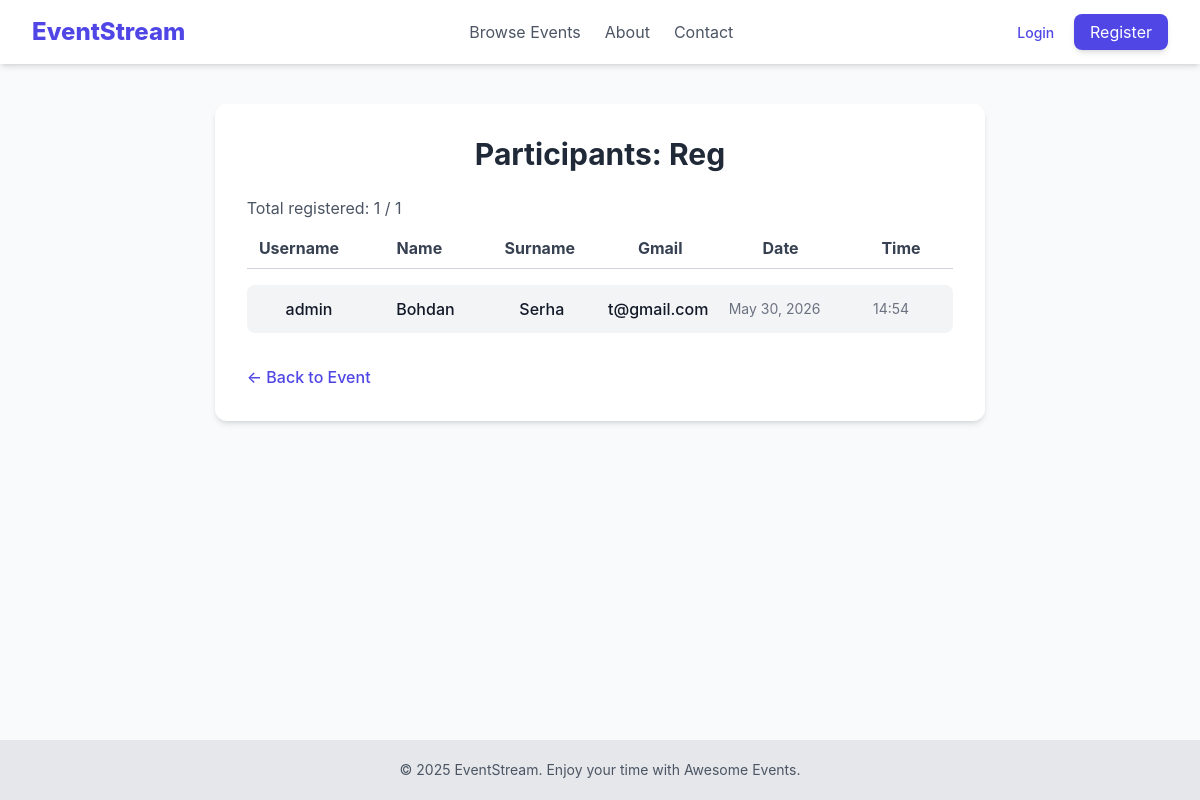
Before: /events/7/info with the older database file.
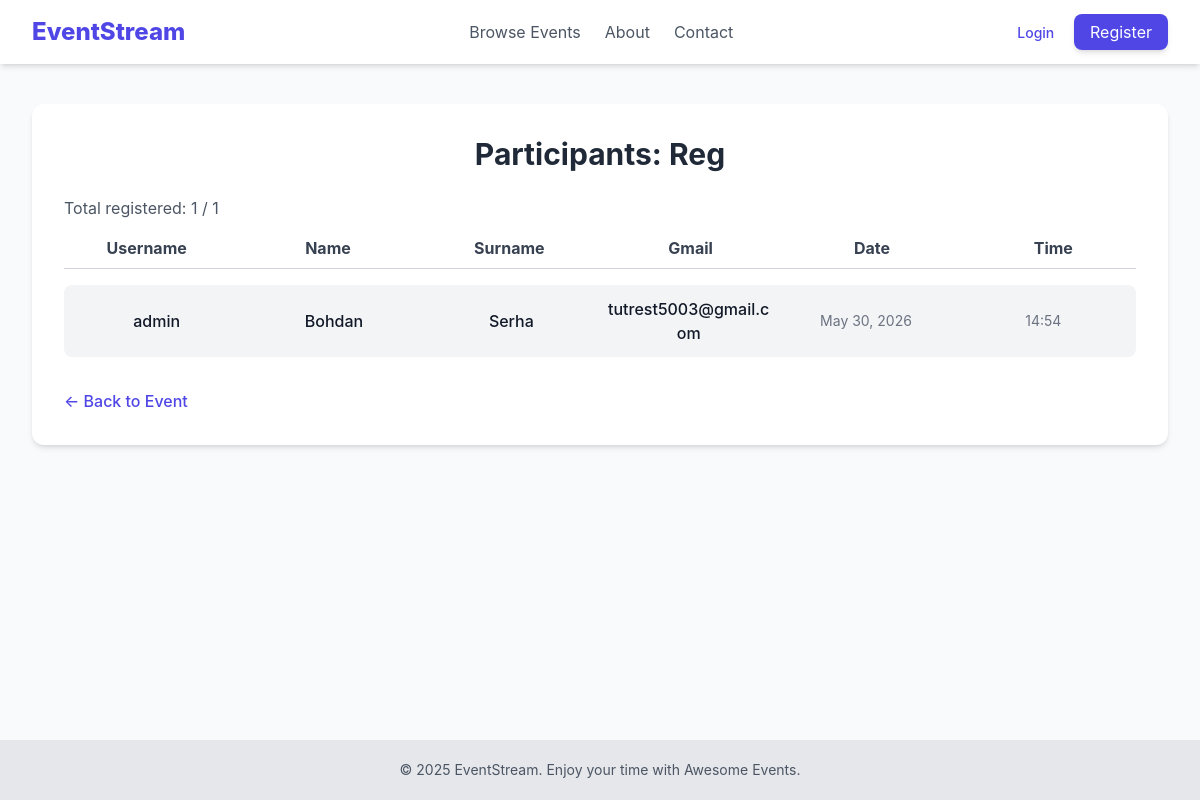
After: the same page with the newer database file.
### events/models.py (models this page shows, shortened)
class Event(models.Model):
    title = models.CharField(max_length=200)
    description = models.TextField()
    location = models.CharField(max_length=255)
    date_time = models.DateTimeField()
    creator = models.ForeignKey(settings.AUTH_USER_MODEL, on_delete=models.CASCADE)
    created_at = models.DateTimeField(auto_now_add=True)
    updated_at = models.DateTimeField(auto_now=True)
    max_attendance = models.IntegerField(default=0, blank=True)

### registrations/models.py (models this page shows, shortened)
class Registration(models.Model):
    user = models.ForeignKey(
        settings.AUTH_USER_MODEL,
        on_delete=models.CASCADE,
        related_name='registrations'
    )
    event = models.ForeignKey(
        Event,
        on_delete=models.CASCADE,
        related_name='attendees'
    )
    registered_at = models.DateTimeField(auto_now_add=True)
    class Meta:
        unique_together = ('user', 'event')
        verbose_name = 'Registration'
        verbose_name_plural = 'Registrations'

### users/models.py (models this page shows, shortened)
class CustomUser(AbstractUser):
    username = models.CharField(max_length=200, unique=True)
    email = models.EmailField(null=True)
    first_name = models.CharField(max_length=20, blank=True)
    last_name = models.CharField(max_length=20, blank=True)
    subscribed_to_event = models.BooleanField(default=False)
    is_moderator = models.BooleanField(
        default=False,
        help_text='User is moderator or not.'
    )

### events/views.py (the view)
# urls.py: path('<int:pk>/info', views.ParticipantDetailView.as_view(), name='participants'),
class ParticipantDetailView(DetailView):
    model = Event
    context_object_name = 'event'
    template_name = 'events/event_participants.html'
    def get_context_data(self, **kwargs):
        context = super().get_context_data(**kwargs)
        context['participants'] = self.object.attendees.all()
        return context

### events/templates/events/event_participants.html (shortened to what this page needs)
{% extends "base.html" %}
{% block content %}
<div class="max-w-7xl mx-auto bg-white p-8 rounded-xl shadow-md">
    <h1 class="text-3xl font-bold text-gray-800 mb-6 text-center">Participants: {{ event.title }}</h1>
    {% if event.max_attendance > 0 %}
        <p class="text-gray-600 mb-4">Total registered: {{ participants.count }} / {{ event.max_attendance }}</p>
    {% else %}
    <p class="text-gray-600 mb-4">Total registered: {{ participants.count }} </p>
    {% endif %}
    <div class="grid grid-cols-6 gap-4 pb-2 border-b border-gray-300 font-bold text-gray-700 mb-4">
        <div class="text-center">Username</div>
        <div class="text-center">Name</div>
        <div class="text-center">Surname</div>
        <div class="text-center">Gmail</div>
        <div class="text-center">Date</div>
        <div class="text-center">Time</div>
    </div>
    <ul class="space-y-4 divide-y divide-gray-200 ">
        {% for reg in participants %}
            <li class="grid grid-cols-6 p-3 text-center bg-gray-100 gap-4 items-center rounded-lg ">
                <span class="font-medium text-gray-900 break-all">{{ reg.user.username }}</span>
                <span class="font-medium text-gray-900 break-all">{{ reg.user.first_name }}</span>
                <span class="font-medium text-gray-900 break-all">{{ reg.user.last_name }}</span>
                <span class="font-medium text-gray-900 break-all">{{ reg.user.email }}</span>
                <span class="text-sm text-gray-500">{{ reg.registered_at|date:"M d, Y" }}</span>
                <span class="text-sm text-gray-500">{{ reg.registered_at|time:"H:i" }}</span>
            </li>
        {% empty %}
            <li class="py-4 text-gray-500 italic">No participants yet.</li>
        {% endfor %}
    </ul>
    <div class="mt-8">
        <a href="{% url 'event_detail' event.pk %}" class="text-indigo-600 hover:text-indigo-800 font-medium">
            &larr; Back to Event
        </a>
    </div>
</div>
{% endblock %}

### templates/base.html (shortened to what this page needs)
<!DOCTYPE html>
<html lang="en">
<head>
    <script src="https://cdn.tailwindcss.com"></script>
</head>
<body class="min-h-screen bg-gray-50 text-gray-800 flex flex-col">
    <header class="bg-white shadow-md">
        <nav class="max-w-7xl mx-auto px-4 sm:px-6 lg:px-8 py-4 flex justify-between items-center">
            <a href="{% url 'home' %}" class="text-2xl font-extrabold text-indigo-600 hover:text-indigo-800 transition duration-150">
                EventStream
            </a>
            <div class="hidden md:flex space-x-6">
                <a href="{% url 'event_list' %}" class="text-gray-600 hover:text-indigo-600 transition duration-150">Browse Events</a>
                <a href="{% url 'about' %}" class="text-gray-600 hover:text-indigo-600 transition duration-150">About</a>
                <a href="{% url 'contact' %}" class="text-gray-600 hover:text-indigo-600 transition duration-150">Contact</a>
            </div>
            <div class="space-x-4">
                {% if user.is_authenticated %}
                    <a href="{% url 'profile' %}" class="text-sm font-medium text-gray-600 hover:text-indigo-600">
                        Hello, {{ user.username }}!
                    </a>
                    <form method="post" action="{% url 'logout' %}" class="inline-block">
                        {% csrf_token %}
                        <button type="submit"
                                class="py-2 px-4 bg-red-500 text-white rounded-lg shadow-md hover:bg-red-600 transition duration-150">
                            Logout
                        </button>
                    </form>
                {% else %}
                    <a href="{% url 'login' %}" class="text-sm font-medium text-indigo-600 hover:text-indigo-800">
                        Login
                    </a>
                    <a href="{% url 'register' %}" class="py-2 px-4 bg-indigo-600 text-white rounded-lg shadow-md hover:bg-indigo-700 transition duration-150">
                        Register
                    </a>
                {% endif %}
            </div>
        </nav>
    </header>
    <main class="flex-grow max-w-7xl mx-auto px-4 sm:px-6 lg:px-8 py-10">
        {% block content %}
        {% endblock %}
    </main>
    <footer class="bg-gray-200 text-gray-600 py-5 mt-auto">
        <div class="max-w-7xl mx-auto px-4 sm:px-6 lg:px-8 text-center text-sm">
            &copy; 2025 EventStream. Enjoy your time with Awesome Events.
        </div>
    </footer>
</body>
</html>

### templates/base.html (style rules this page uses)
body { font-family: 'Inter', sans-serif; }

Changed rows visible on the page:
changed through a linked row, Registration "admin": user.email "t@gmail.com" → "tutrest5003@gmail.com"
